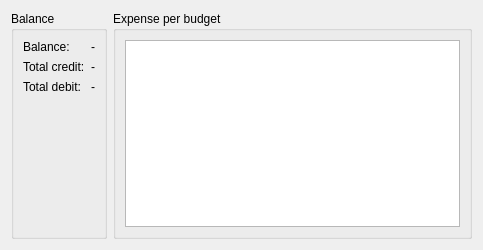
<?xml version="1.0" encoding="UTF-8"?>
<ui version="4.0">
 <class>OperationStatistics</class>
 <widget class="QWidget" name="OperationStatistics">
  <property name="geometry">
   <rect>
    <x>0</x>
    <y>0</y>
    <width>483</width>
    <height>250</height>
   </rect>
  </property>
  <property name="windowTitle">
   <string>Operations Statistics</string>
  </property>
  <layout class="QHBoxLayout" name="horizontalLayout">
   <item>
    <widget class="QGroupBox" name="balance_box">
     <property name="title">
      <string>Balance</string>
     </property>
     <layout class="QFormLayout" name="formLayout">
      <item row="0" column="0">
       <widget class="QLabel" name="balance_lab">
        <property name="text">
         <string>Balance:</string>
        </property>
       </widget>
      </item>
      <item row="0" column="1">
       <widget class="QLabel" name="balance_val">
        <property name="text">
         <string>-</string>
        </property>
       </widget>
      </item>
      <item row="1" column="0">
       <widget class="QLabel" name="total_credit_lab">
        <property name="text">
         <string>Total credit:</string>
        </property>
       </widget>
      </item>
      <item row="1" column="1">
       <widget class="QLabel" name="total_credit_val">
        <property name="text">
         <string>-</string>
        </property>
       </widget>
      </item>
      <item row="2" column="0">
       <widget class="QLabel" name="total_debit_lab">
        <property name="text">
         <string>Total debit:</string>
        </property>
       </widget>
      </item>
      <item row="2" column="1">
       <widget class="QLabel" name="total_debit_val">
        <property name="text">
         <string>-</string>
        </property>
       </widget>
      </item>
     </layout>
    </widget>
   </item>
   <item>
    <widget class="QGroupBox" name="expense_per_budget_box">
     <property name="title">
      <string>Expense per budget</string>
     </property>
     <layout class="QVBoxLayout" name="verticalLayout">
      <item>
       <widget class="QTableWidget" name="expense_per_budget_table">
        <property name="editTriggers">
         <set>QAbstractItemView::NoEditTriggers</set>
        </property>
        <property name="alternatingRowColors">
         <bool>true</bool>
        </property>
        <property name="selectionMode">
         <enum>QAbstractItemView::NoSelection</enum>
        </property>
        <property name="sortingEnabled">
         <bool>false</bool>
        </property>
        <attribute name="horizontalHeaderVisible">
         <bool>false</bool>
        </attribute>
        <attribute name="verticalHeaderVisible">
         <bool>false</bool>
        </attribute>
       </widget>
      </item>
     </layout>
    </widget>
   </item>
  </layout>
 </widget>
 <resources/>
 <connections/>
</ui>
